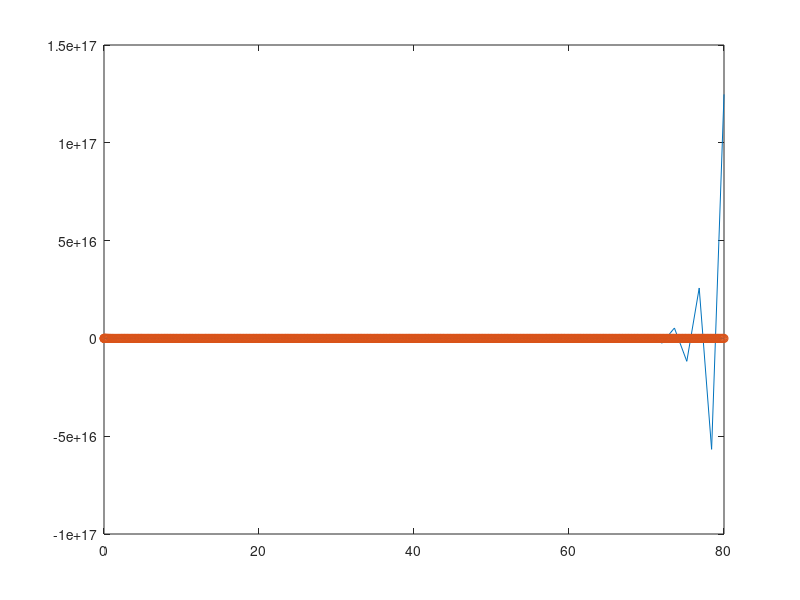
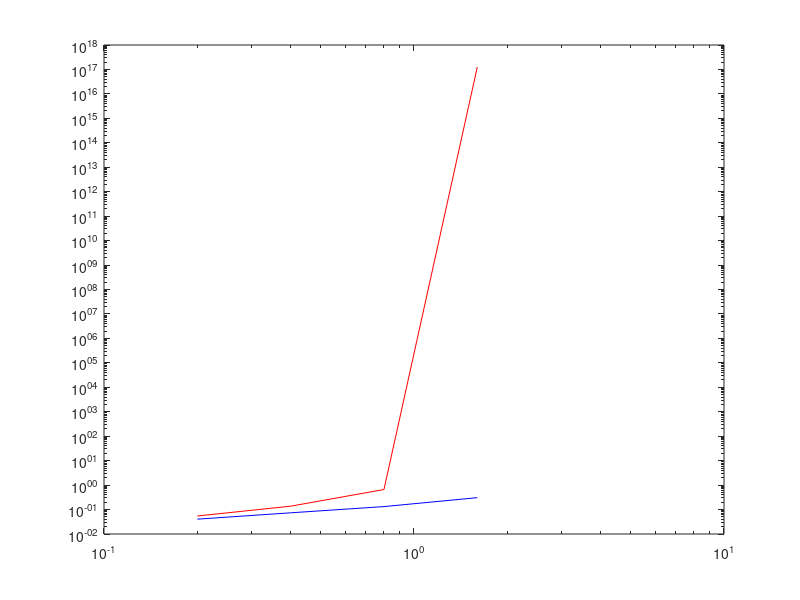
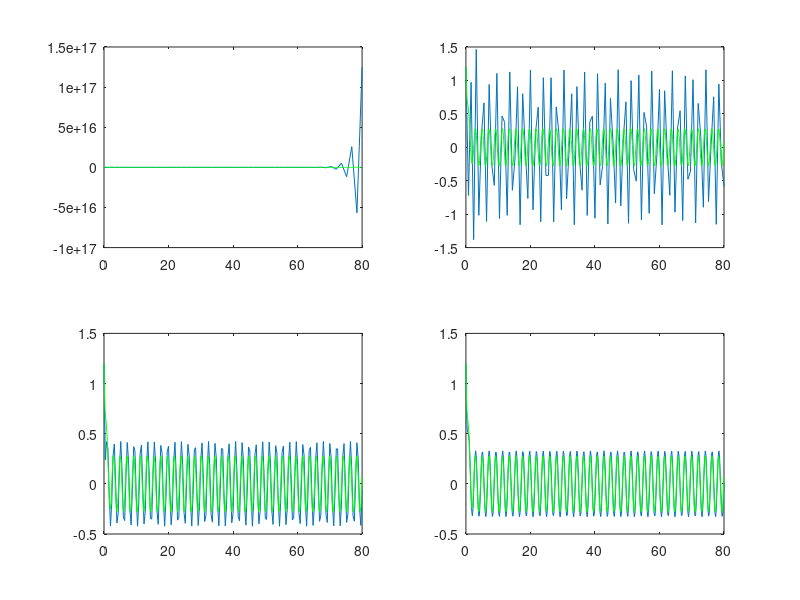
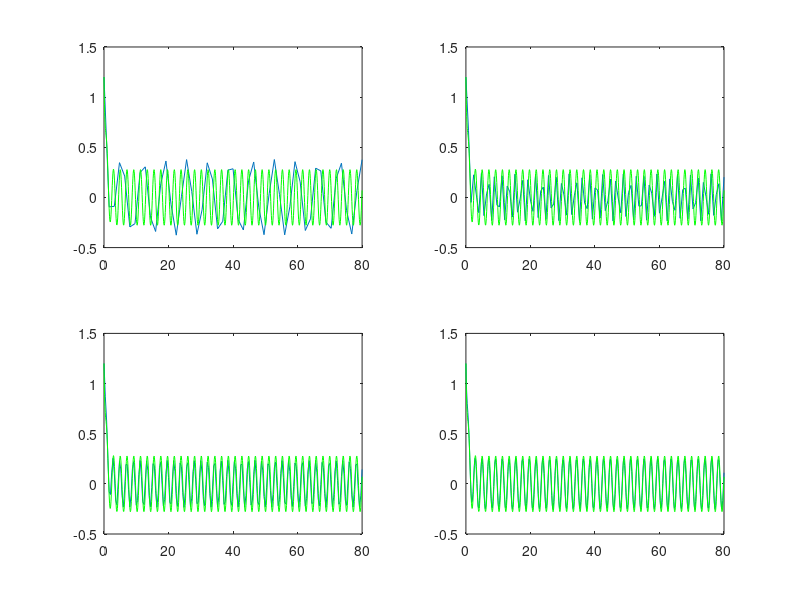

Write MATLAB code to recreate these figures, in order.
f = @(t, y) sin(3*t) - 2*y;
yanalytic = @(t) 93/65 * exp(-2 * t) - 3/13*cos(3*t) + 2/13*sin(3*t);
y0 = 1.2;

T = 80; 
t0 = 0;
ns = [50 100 200  400];
iterations = length(ns);
results = {};
resultsbak = {};
errorforw = zeros(length(ns),1);
errorback = zeros(length(ns),1);
h = (T-t0)./ns;
for i = 1:iterations
    n = ns(i);
    results{i} = zeros(n,1);
    
    
    y = y0;
    ybak = y0;
    results{i}(1) = y;
    resultsbak{i}(1) = ybak;
    t = t0;
    for j = 1:n
        y = y + h(i)*f(t,y);
        t = t + h(i);
        ybak = (ybak + h(i) * sin(3.*t)) ./(2.*h(i) + 1);
        results{i}(j+1) = y;
        resultsbak{i}(j+1) = ybak;
        
    end
    errorforw(i) = abs(yanalytic(T) - y);
    errorback(i) = abs(yanalytic(T)- ybak);
    plot(linspace(t0,T,n+1), results{i} );
    hold on;
    plot(linspace(t0,T,n+1), resultsbak{i});
    hold on;
end
[Tout, Uout] = ode45(f, [0 T], y0);
plot(Tout,Uout, 'o');
axis auto
%legend('50','100','200','400', 'ode45');
hold off;

figure(2);
loglog(h, errorforw, 'r');
hold on;
loglog(h, errorback, 'b');
hold off;


figure(3);
root_of_ns = ceil(sqrt(length(ns)));
for i = 1:iterations
    subplot(root_of_ns,root_of_ns,i);
    plot(linspace(t0,T,ns(i)+1), results{i});
    hold on;
    plot(Tout,Uout, 'g');
    hold off;
end

figure(4);
root_of_ns = ceil(sqrt(length(ns)));
for i = 1:iterations
    subplot(root_of_ns,root_of_ns,i);
    plot(linspace(t0,T,ns(i)+1), resultsbak{i});
    hold on;
    plot(Tout,Uout, 'g');
    hold off;
end
%När n ökar så närmar vi oss den korrekta lösningen (ode45)

%Eulers bak är stabil för samtliga h medans eulers fram kräver h > 100.
%Detta är att förvantas då eulers fram endast är stabil för h < 2/lamda
%vilket i vårt fall betyder att h < 1 => N > 80
